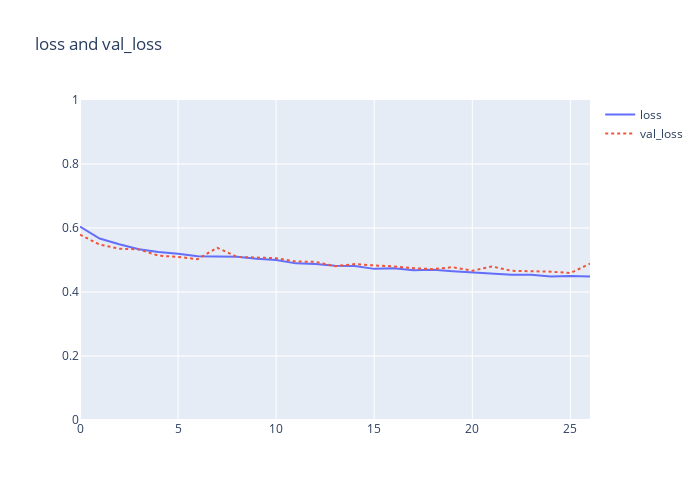
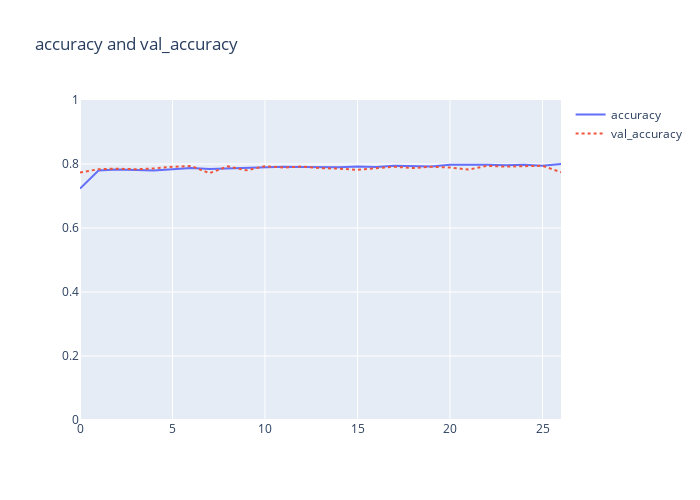

Notebook cell for these charts, in order:
### Code cell
history_df = pd.DataFrame(history.history)

show_history_graph(history_df, 'loss', 'val_loss')
show_history_graph(history_df, 'accuracy', 'val_accuracy')

### Figure 1 — Plotly figure (JSON) as saved in the notebook; plotly's stock layout.template omitted (floating-point values rounded to 4 significant figures)
{"data": [{"mode": "lines", "name": "loss", "type": "scatter", "x": [0, 1, 2, 3, 4, 5, 6, 7, 8, 9, 10, 11, 12, 13, 14, 15, 16, 17, 18, 19, 20, 21, 22, 23, 24, 25, 26], "y": [0.6046, 0.567, 0.5495, 0.5337, 0.5248, 0.5196, 0.5118, 0.5105, 0.51, 0.5037, 0.5002, 0.4895, 0.4872, 0.4824, 0.4814, 0.4723, 0.4739, 0.4681, 0.4694, 0.4651, 0.4614, 0.4597, 0.4539, 0.4539, 0.4482, 0.4502, 0.4487]}, {"line": {"dash": "dot"}, "mode": "lines", "name": "val_loss", "type": "scatter", "x": [0, 1, 2, 3, 4, 5, 6, 7, 8, 9, 10, 11, 12, 13, 14, 15, 16, 17, 18, 19, 20, 21, 22, 23, 24, 25, 26], "y": [0.5793, 0.5483, 0.5355, 0.5331, 0.5134, 0.5097, 0.5026, 0.5381, 0.5097, 0.5082, 0.5056, 0.4955, 0.4941, 0.4809, 0.4871, 0.483, 0.48, 0.4743, 0.4714, 0.4776, 0.4663, 0.4799, 0.4662, 0.465, 0.4637, 0.4592, 0.4885]}], "layout": {"height": 500, "title": {"text": "loss and val_loss"}, "width": 700, "yaxis": {"range": [0, 1]}}}

### Figure 2 — Plotly figure (JSON) as saved in the notebook; plotly's stock layout.template omitted (floating-point values rounded to 4 significant figures)
{"data": [{"mode": "lines", "name": "accuracy", "type": "scatter", "x": [0, 1, 2, 3, 4, 5, 6, 7, 8, 9, 10, 11, 12, 13, 14, 15, 16, 17, 18, 19, 20, 21, 22, 23, 24, 25, 26], "y": [0.7232, 0.7796, 0.7825, 0.7816, 0.7799, 0.7836, 0.7877, 0.784, 0.7859, 0.7857, 0.7897, 0.7915, 0.7907, 0.7893, 0.7896, 0.7923, 0.7905, 0.7946, 0.7935, 0.7923, 0.7975, 0.7986, 0.7977, 0.7965, 0.798, 0.7945, 0.8002]}, {"line": {"dash": "dot"}, "mode": "lines", "name": "val_accuracy", "type": "scatter", "x": [0, 1, 2, 3, 4, 5, 6, 7, 8, 9, 10, 11, 12, 13, 14, 15, 16, 17, 18, 19, 20, 21, 22, 23, 24, 25, 26], "y": [0.7736, 0.7837, 0.7855, 0.7837, 0.7861, 0.7914, 0.7937, 0.7713, 0.7926, 0.7801, 0.7931, 0.789, 0.792, 0.7872, 0.7855, 0.7819, 0.7866, 0.7914, 0.7872, 0.7914, 0.789, 0.7825, 0.7943, 0.792, 0.7931, 0.7943, 0.7742]}], "layout": {"height": 500, "title": {"text": "accuracy and val_accuracy"}, "width": 700, "yaxis": {"range": [0, 1]}}}
